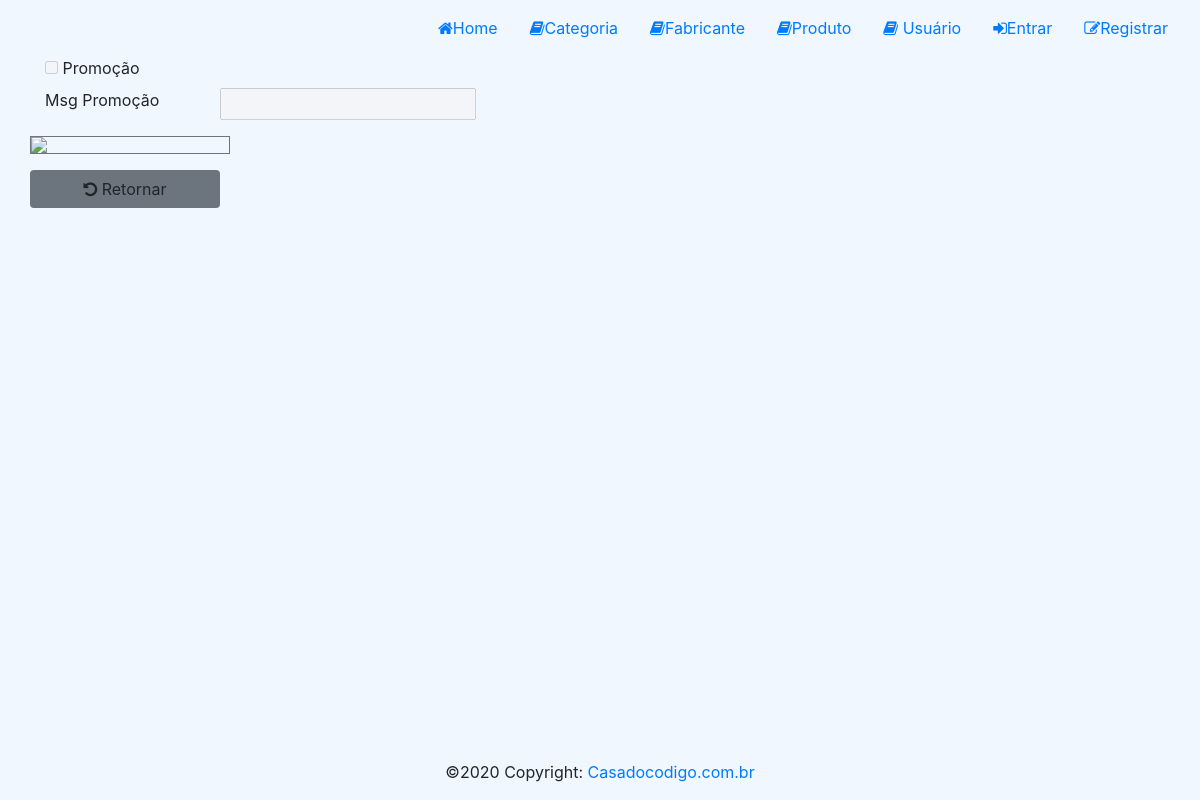
Page /produto/details/2 on the earlier database version.
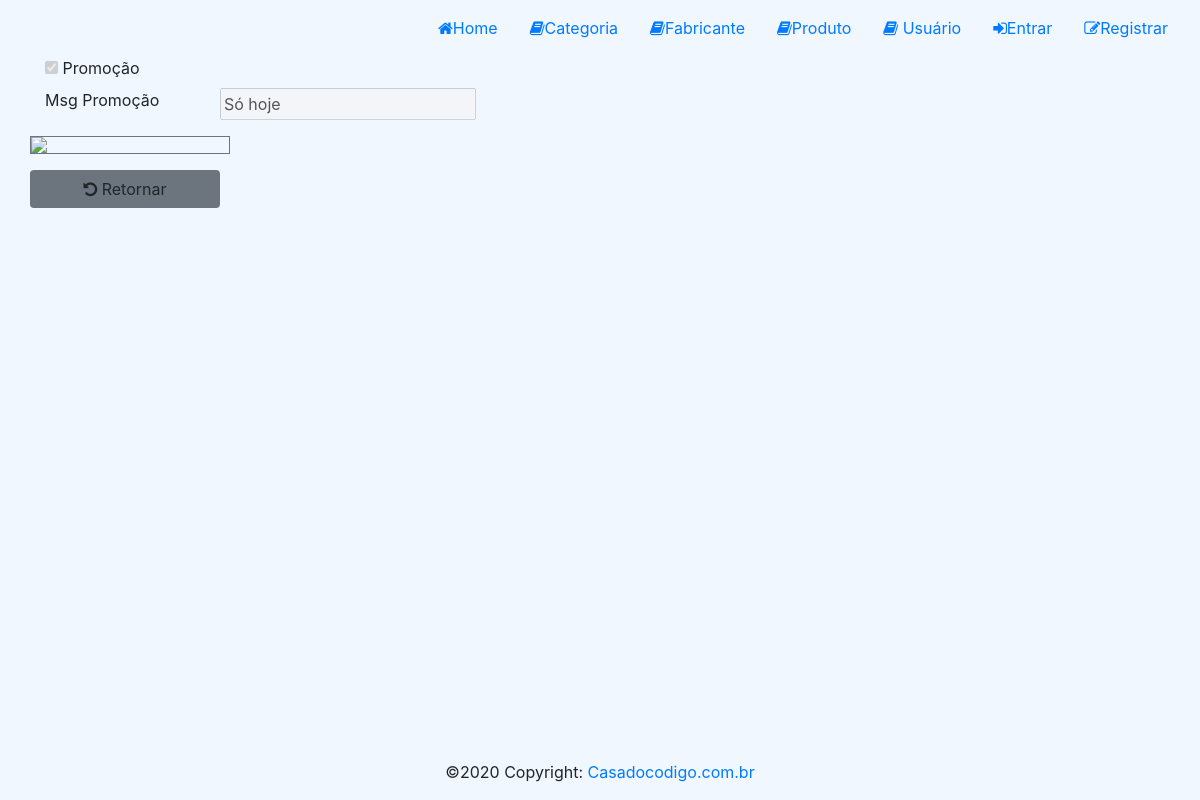
Same page on the later database version.
### loja/models/Produto.py (models this page shows)
class Produto(models.Model):
    Produto = models.CharField(null=False, max_length=100)
    destaque = models.BooleanField(default=True)
    promocao = models.BooleanField(default=True)
    msgPromocao = models.CharField(null=True, max_length=100, blank=True)
    preco = models.DecimalField(max_digits=8, decimal_places=2)
    categoria = models.ForeignKey(Categoria, null=True, related_name='categoria', on_delete=models.SET_NULL)
    fabricante = models.ForeignKey(Fabricante, null=True, related_name='fabricante', on_delete=models.SET_NULL)
    criado_em = models.DateTimeField(auto_now_add=True)
    alterado_em = models.DateTimeField(auto_now=True)
    image = models.ImageField(null=True, blank=True)
    def __str__(self):
        return '{}'.format(self.Produto)

### loja/views/ProdutoView.py (the view)
def details_produto_view(request, id=None):
  produtos = Produto.objects.all()
  if id is not None:
    produtos = produtos.filter(id=id)
  produto = produtos.first()
  print(produto)
  context = {'produto': produto}
  return render(request, template_name='produto/produto-details.html', context=context, status=200)

### loja/Templates/produto/produto-details.html (shortened to what this page needs)
{% extends "base.html" %}
{% load static %}
{% block styles %}
    <link rel="stylesheet" href="{% static 'css/home.css' %}">
{% endblock %}
{% block content %}
<div id="content">
    <div class="container">
            <div class="row">
                <div class="col-md-2">
                    {% if produto.promocao %}
                    <input type="checkbox" checked name="promocao" disabled>
                    {% else %}
                    <input type="checkbox" name="promocao" disabled>
                    {% endif %}
                    <label for="promocao">Promoção</label>
                </div>
            </div>
            <div class="row">
                <label for="msgPromocao" class="col-md-2">Msg Promoção</label>
                <input value="{{produto.msgPromocao}}" name="msgPromocao" disabled>
            </div>
            <div class="row mt-3">
            <img class="border border-secondary" width="200px" src="/media/{{produto.image}}"/>
            </div>
                <div class="row">
                <a class="btn bg-secondary col-md-2 mt-3"><i class="fa fa-rotate-left"></i> Retornar</a>
            </div>
    </div>
</div>
{% endblock %}

Differences in the rows shown:
added Produto: msgPromocao "Só hoje"
Other differences:
form field promocao: (not shown) → "☑"
form field promocao: "☐" → (not shown)
